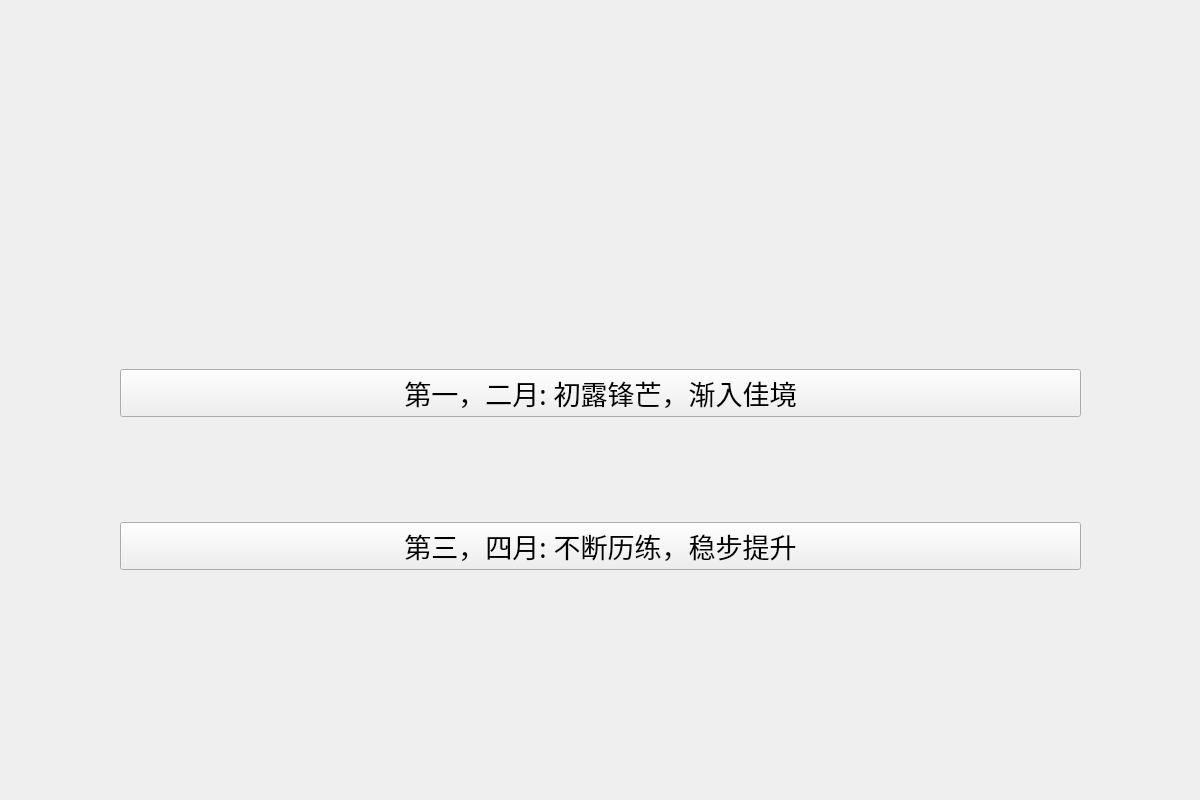
<?xml version="1.0" encoding="UTF-8"?>
<ui version="4.0">
 <class>PPT6</class>
 <widget class="QWidget" name="PPT6">
  <property name="geometry">
   <rect>
    <x>0</x>
    <y>0</y>
    <width>1200</width>
    <height>800</height>
   </rect>
  </property>
  <property name="windowTitle">
   <string>Form</string>
  </property>
  <widget class="QWidget" name="layoutWidget">
   <property name="geometry">
    <rect>
     <x>120</x>
     <y>270</y>
     <width>961</width>
     <height>401</height>
    </rect>
   </property>
   <layout class="QVBoxLayout" name="verticalLayout">
    <item>
     <widget class="QPushButton" name="pushButton">
      <property name="font">
       <font>
        <family>AcadEref</family>
        <pointsize>20</pointsize>
       </font>
      </property>
      <property name="text">
       <string>第一，二月: 初露锋芒，渐入佳境</string>
      </property>
     </widget>
    </item>
    <item>
     <widget class="QPushButton" name="pushButton_2">
      <property name="font">
       <font>
        <family>AcadEref</family>
        <pointsize>20</pointsize>
       </font>
      </property>
      <property name="text">
       <string>第三，四月: 不断历练，稳步提升</string>
      </property>
      <property name="icon">
       <iconset resource="res.qrc">
        <normaloff>:/P1-6/IMAGE/lock.png</normaloff>:/P1-6/IMAGE/lock.png</iconset>
      </property>
      <property name="iconSize">
       <size>
        <width>40</width>
        <height>40</height>
       </size>
      </property>
     </widget>
    </item>
   </layout>
  </widget>
 </widget>
 <resources>
  <include location="res.qrc"/>
 </resources>
 <connections/>
</ui>
